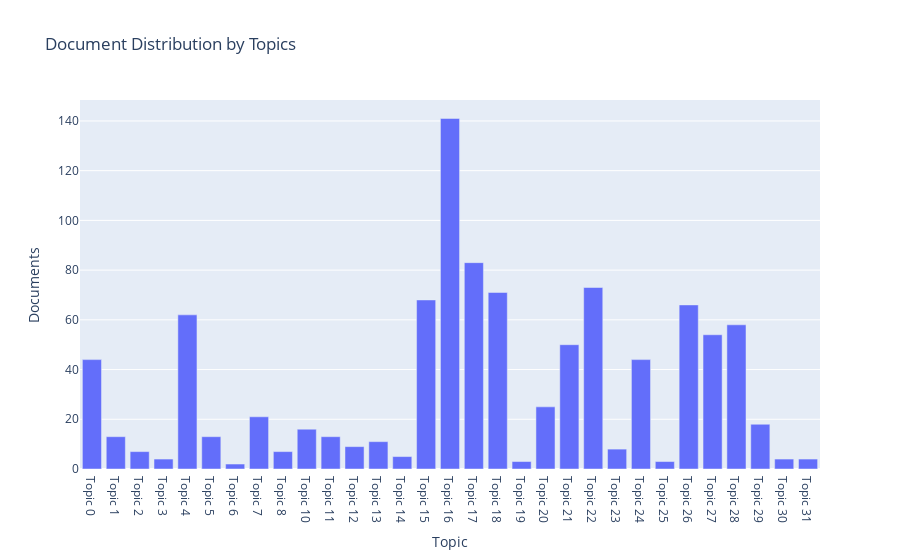

Source (notebook cell):
### Code cell
# plot a model
plot_model(lda, plot='topic_distribution')

### Figure 1 — Plotly figure (JSON) as saved in the notebook; plotly's stock layout.template omitted (floating-point values rounded to 4 significant figures)
{"data": [{"alignmentgroup": "True", "customdata": [["fee, pay, school, child, machine, enhance, electrical, utensil, dress, lamb"], ["bag, flour, buy, bed, soda, towel, add, fryer, oil, kitchen"], ["customer, well, provide, service, chair, table, food, fast, dress, quail"], ["access, improve, salt, merchandise, source, sanitation, household, powder, utensil, ensure"], ["buy, product, good, grocery, item, sell, food, care, home, junk"], ["tuition, pay, manure, income, education, agricultural, high, living, ensure, utensil"], ["start, animal, medical, ensure, dress, quail, utensil, study, kitchen, jacket"], ["buy, drink, clothe, soft, tomatoe, room, furniture, banana, juice, plantation"], ["solar, university, fruit, need, plant, lot, productivity, produce, able, father"], ["order, corn, noodle, sell, coffee, good, bread, drink, spice, purchase"], ["expand, chicken, business, community, mobile, transport, create, enough, quail, lamb"], ["stock, tool, vehicle, demand, meet, increase, spare_part, study, enough, jacket"], ["farm, input, buy, boost, jacket, utensil, kitchen, ensure, dress, apply"], ["sugar, item, shampoo, soap, milk, egg, buy, sell, study, pastry"], ["sell, buy, beverage, bean, cow, leather, enough, kitchen, ensure, apply"], ["buy, material, additional, purchase, sell, fish, store, dry, cosmetic, general"], ["purchase, increase, farm, yield, land, improved, input, enable, utensil, kitchen"], ["water, buy, family, supply, filter_provide_safe_drinking, cereal, retail, price, study, pastry"], ["rice, daughter, oil, pepper, apply, quail, utensil, kitchen, ensure, lamb"], ["build, oil, toilet, cook, wheat, capital, butter, vending, sugar, lamb"], ["feed, buy, pig, home, vitamin, equipment, renovate, dress, utensil, kitchen"], ["buy, new, cost, house, clothing, construction, sheet, use, plastic, iron"], ["sand, resell, purchase, electric, bicycle, bar, shovel, filter, buy, dress"], ["fertilizer, buy, organic, quality, improve, obtain, life, ensure, utensil, apply"], ["sack, charcoal, treatment, apply, quail, utensil, kitchen, ensure, lamb, enough"], ["buy, apply, dress, quail, utensil, kitchen, ensure, lamb, buying, pork"], ["seed, purchase, vegetable, onion, labor, resale, grow, hire, field, meat"], ["business, buy, production, ingredient, food, apply, buying, utensil, kitchen, ensure"], ["pay, maintenance, unit, tricycle, accessory, utensil, kitchen, ensure, apply, dress"], ["repair, shop, invest, tire, carton, pump, beer, mango, kitchen, quail"], ["crop, biscuit, sale, fatten, juice, later, farming, buy, quail, study"]], "hoverlabel": {"namelength": 0}, "hovertemplate": "Topic=%{x}<br>Documents=%{y}<br>Keyword=%{customdata[0]}", "legendgroup": "", "marker": {"color": "#636efa"}, "name": "", "offsetgroup": "", "orientation": "v", "showlegend": false, "textposition": "auto", "type": "bar", "x": ["Topic 0", "Topic 1", "Topic 2", "Topic 3", "Topic 4", "Topic 5", "Topic 6", "Topic 7", "Topic 8", "Topic 10", "Topic 11", "Topic 12", "Topic 13", "Topic 14", "Topic 15", "Topic 16", "Topic 17", "Topic 18", "Topic 19", "Topic 20", "Topic 21", "Topic 22", "Topic 23", "Topic 24", "Topic 25", "Topic 26", "Topic 27", "Topic 28", "Topic 29", "Topic 30", "Topic 31"], "xaxis": "x", "y": [44, 13, 7, 4, 62, 13, 2, 21, 7, 16, 13, 9, 11, 5, 68, 141, 83, 71, 3, 25, 50, 73, 8, 44, 3, 66, 54, 58, 18, 4, 4], "yaxis": "y"}], "layout": {"barmode": "relative", "legend": {"tracegroupgap": 0}, "title": {"text": "Document Distribution by Topics"}, "xaxis": {"anchor": "y", "domain": [0, 1], "title": {"text": "Topic"}}, "yaxis": {"anchor": "x", "domain": [0, 1], "title": {"text": "Documents"}}}}
